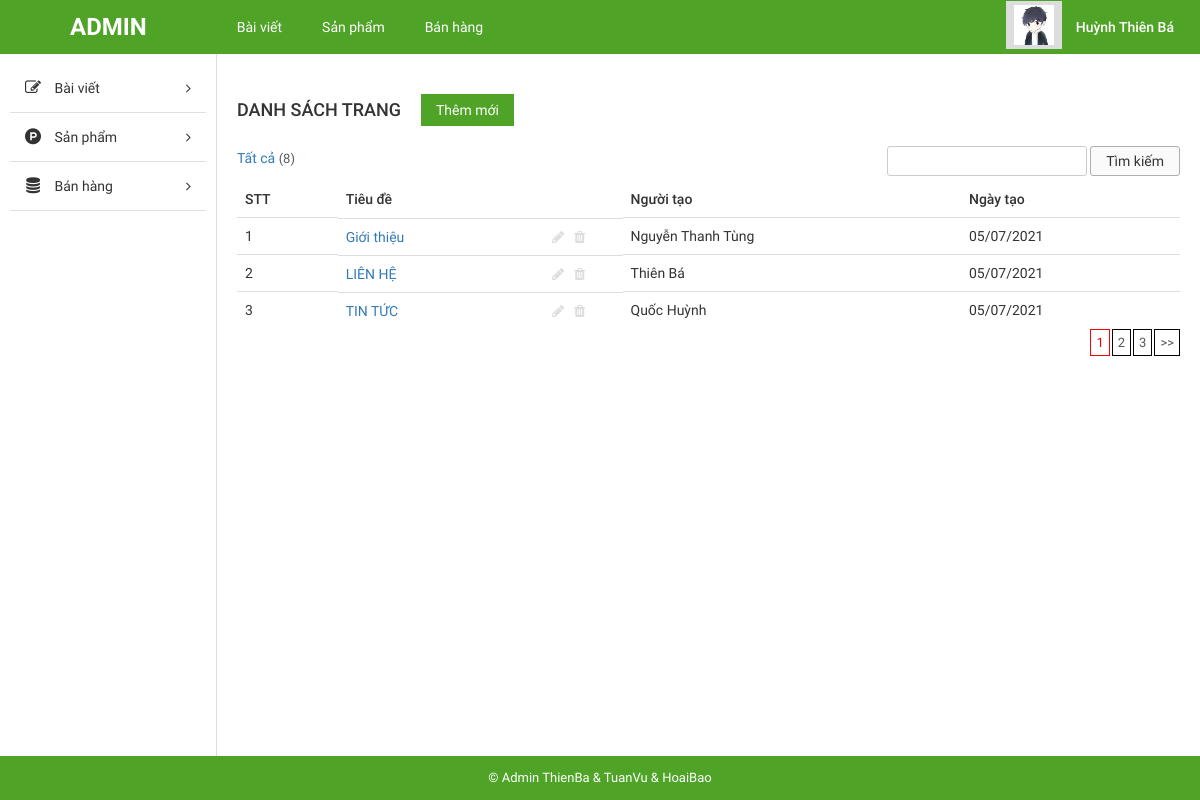
The app's page /admin/index.php?mod=pages&action=detail (signed in) with its own data.
### tables this page shows
CREATE TABLE `tbl_page` (
  `page_id` int(11) NOT NULL,
  `page_title` varchar(100) NOT NULL,
  `content` text NOT NULL,
  `images_url` varchar(200) DEFAULT NULL,
  `slug` varchar(200) DEFAULT NULL,
  `creator` varchar(100) DEFAULT NULL,
  `create_date` varchar(10) DEFAULT NULL,
  `date_edit` int(11) DEFAULT NULL
);

### admin/libraries/database.php (called while the page is built, shortened)
<?php
function db_query($query_string) {
    global $conn;
    $result = mysqli_query($conn, $query_string);
    return $result;
}
function db_fetch_array($query_string) {
    $result = array();
    $mysqli_result = db_query($query_string);
    while ($row = mysqli_fetch_assoc($mysqli_result)) {
        $result[] = $row;
    }
    return $result;
}
function db_num_rows($query_string) {
    $mysqli_result = db_query($query_string);
	return mysqli_num_rows($mysqli_result);
}

### admin/modules/pages/controllers/indexController.php (called while the page is built, shortened)
<?php
    function detailAction(){
        $num_row = db_num_rows("SELECT * FROM `tbl_page`");
        $total_row = $num_row;
        $num_per_page = 3;
        $num_page = ceil($total_row/$num_per_page);
        $page = isset($_GET['page'])?(int)$_GET['page']:1;
        $start = ($page - 1) * $num_per_page;
        $list_page = get_page($start, $num_per_page);
        foreach ($list_page as &$page){
            $page['url_delete'] = "?mod=pages&action=delete&id={$page['page_id']}";
            $page['url_update'] = "?mod=pages&action=update&id={$page['page_id']}";
        }
        $data['list_page'] = $list_page;
        load_view("detail", $data);
    }
?>

### admin/core/router.php (called while the page is built, shortened)
<?php
$action_name = get_action().'Action';
call_function(array('construct', $action_name));

### admin/core/appload.php (called while the page is built, shortened)
<?php
require CONFIGPATH . DIRECTORY_SEPARATOR . 'database.php';
require LIBPATH . DIRECTORY_SEPARATOR . 'database.php';
require COREPATH . DIRECTORY_SEPARATOR . 'base.php';
require COREPATH . DIRECTORY_SEPARATOR . 'router.php';

### admin/index.php (called while the page is built, shortened)
<?php
require COREPATH.DIRECTORY_SEPARATOR.'appload.php';

### admin/modules/pages/models/indexModel.php (called while the page is built, shortened)
<?php
    function get_page($start, $num_per_page, $where = ""){
        $result = db_fetch_array("SELECT * FROM `tbl_page` {$where} LIMIT {$start}, {$num_per_page}");
        return $result;
    }
?>

### admin/helper/users.php (called while the page is built, shortened)
<?php
    function is_login(){
        if(isset($_SESSION['is_login'])){
            return true;
        }
        return false;
    }
    function info_user($field = 'id'){
        $list_user = db_fetch_array("SELECT * FROM `tbl_users`");
        foreach($list_user as $user){
            if(isset($_SESSION['is_login'])){
                if($user['username'] == $_SESSION['user_login']){
                    if(array_key_exists($field, $user)){
                        return $user[$field];
                    }
                }
            }
        }
    }
?>

### admin/modules/pages/views/detailView.php (the view, shortened to what this page needs)
<?php get_header();?>
<?php
    global $start, $result_search, $page, $num_page;;
?>
<div id="main-content-wp" class="list-post-page">
    <div class="wrap clearfix">
        <div id="content" class="fl-right">
            <div class="section" id="title-page">
                <div class="clearfix">
                    <h3 id="index" class="fl-left">Danh sách trang</h3>
                    <a href="?mod=pages&action=add_page" title="" id="add-new" class="fl-left">Thêm mới</a>
                </div>
            </div>
            <div class="section" id="detail-page">
                <div class="section-detail">
                    <div class="filter-wp clearfix">
                        <ul class="post-status fl-left">
                            <li class="all"><a href="">Tất cả <span
                                        class="count">(<?php global $num_row; echo $num_row; ?>)</span></a></li>
                        </ul>
                        <form method="POST" class="form-s fl-right">
                            <input type="text" name="search" id="search"
                                value="<?php if(isset($_POST['search'])) echo $_POST['search']; ?>">
                            <input type="submit" name="btn_search" value="Tìm kiếm">
                        </form>
                    </div>
                    <div class="table-responsive">
                        <?php
                            if(!isset($_POST['btn_search']) || empty($_POST['search'])){
                                if(!empty($list_page)){
                        ?>
                        <table class="table list-table-wp">
                            <thead>
                                <tr>
                                    <td><span class="thead-text">STT</span></td>
                                    <td><span class="thead-text">Tiêu đề</span></td>
                                    <td><span class="thead-text">Người tạo</span></td>
                                    <td><span class="thead-text">Ngày tạo</span></td>
                                </tr>
                            </thead>
                            <tbody>
                                <?php
                                    $temp = $start;
                                    foreach ($list_page as $item) {
                                    $temp++;
                                ?>
                                <tr>
                                    <td><span class="tbody-text"><?php echo $temp; ?></h3></span>
                                    <td class="clearfix">
                                        <div class="tb-title fl-left">
                                            <a href="<?php echo $item['url_update']?>"
                                                title=""><?php echo $item['page_title']; ?></a>
                                        </div>
                                        <ul class="list-operation fl-right">
                                            <li><a href="<?php echo $item['url_update']?>" title="Sửa" class="edit"><i
                                                        class="fa fa-pencil" aria-hidden="true"></i></a></li>
                                            <li><a href="<?php echo $item['url_delete']?>" title="Xóa" class="delete"><i
                                                        class="fa fa-trash" aria-hidden="true"></i></a></li>
                                        </ul>
                                    </td>
                                    <td><span class="tbody-text"><?php echo $item['creator']; ?></span></td>
                                    <td><span
                                            class="tbody-text"><?php echo date('d/m/Y', $item['create_date']); ?></span>
                                    </td>
                                </tr>
                                <?php
                                    }
                                ?>
                            </tbody>
                        </table>
                        <?php
                            }
                        }
                        ?>
                    </div>
                </div>
            </div>
            <div class="section" id="paging-wp">
                <div class="section-detail clearfix">
                    <?php
                        if(!isset($_POST['search'])||empty($_POST['search'])){
                        echo get_pagging($num_page, $page, "?mod=pages&action=detail");
                        }
                    ?>
                </div>
            </div>
        </div>
    </div>
</div>

### admin/core/base.php (shortened to what this page needs)
<?php
function get_module() {
    global $config;
    $module = isset($_GET['mod']) ? $_GET['mod'] : $config['default_module'];
    return $module;
}
function call_function($list_function = array()) {
    if (is_array($list_function)) {
        foreach ($list_function as $f) {
            if (function_exists($f())) {
                $f();
            }
        }
    }
}
function load_view($name, $data_send = array()) {
    $data = $data_send;
    $path = MODULESPATH . DIRECTORY_SEPARATOR . get_module() . DIRECTORY_SEPARATOR . 'views' . DIRECTORY_SEPARATOR . $name . 'View.php';
    if (file_exists($path)) {
        require $path;
    } else {
        echo "Không tìm thấy {$path}";
    }
}
function get_header($name = '') {
    if (empty($name)) {
        $name = 'header';
    } else {
        $name = "header-{$name}";
    }
    $path = LAYOUTPATH . DIRECTORY_SEPARATOR . $name . '.php';
    if (file_exists($path)) {
        require $path;
    } else {
        echo "Không tìm thấy {$path}";
    }
}
function get_footer($name = '') {
    global $data;
    if (empty($name)) {
        $name = 'footer';
    } else {
        $name = "footer-{$name}";
    }
    $path = LAYOUTPATH . DIRECTORY_SEPARATOR . $name . '.php';
    if (file_exists($path)) {
        if (is_array($data)) {
            foreach ($data as $key => $a) {
                $$key = $a;
            }
        }
        require $path;
    } else {
        echo "Không tìm thấy {$path}";
    }
}
function get_sidebar($name = '') {
    global $data;
    if (empty($name)) {
        $name = 'sidebar';
    } else {
        $name = "sidebar-{$name}";
    }
    $path = LAYOUTPATH . DIRECTORY_SEPARATOR . $name . '.php';
    if (file_exists($path)) {
        if (is_array($data)) {
            foreach ($data as $key => $a) {
                $$key = $a;
            }
        }
        require $path;
    } else {
        echo "Không tìm thấy {$path}";
    }
}
?>

### admin/public/css/import/global.css (style rules this page uses)
body { font-family: "Roboto Regular"; font-size: 14px; line-height: 24px; color: #333; }
.fl-left { float: left; }
.fl-right { float: right; }
ul li { list-style: none!important; }
a { text-decoration: none!important; }

### admin/public/css/import/list_post.css (style rules this page uses)
#content { width: 82%; border-left: 1px solid #ddd; padding: 20px; }
#add-new { display: inline-block; color: #fff; background: #4fa327; padding: 4px 15px; margin: 20px; }
#index { font-family: 'Roboto Medium'; font-weight: normal; text-transform: uppercase; font-size: 18px; padding: 24px 0px; }
.list-table-wp thead tr td { font-family: 'Roboto Medium'; font-weight: normal; }
.list-operation li { float: left; }
.list-operation li a { display: block; padding: 0px 5px; color: #ddd; }
.tb-title { width: 75%; display: -webkit-box; -webkit-line-clamp: 1; -moz-line-clamp: 1; -o-line-clamp: 1; -webkit-box-orient: vertical; -moz-box-orient: vertical; -o-box-orient: vertical; max-height: 100%; overflow: hidden; }
.list-operation { width: 25%; }
.filter-wp { margin-bottom: 5px; }
.post-status li { float: left; font-size: 14px; margin-right: 5px; }
.post-status li .count { color: #555d66; font-size: 13px; display: inline-block; }
.form-s input[type="text"], .form-actions select { border-radius: 3px; border: 1px solid #ccc; padding: 2px 10px; }
.form-s input[type="submit"], .form-actions input[type="submit"] { border-radius: 3px; border: 1px solid #afafaf; padding: 2px 15px; background: #fafafa; }

### admin/public/css/import/detail_order.css (style rules this page uses)
.table { margin-bottom: 0!important; }

### records on screen
tbl_page: page_title "Giới thiệu", creator "Nguyễn Thanh Tùng", create_date "05/07/2021"
tbl_page: page_title "LIÊN HỆ", creator "Thiên Bá", create_date "05/07/2021"
tbl_page: page_title "TIN TỨC", creator "Quốc Huỳnh", create_date "05/07/2021"

### other values on screen
info_user('fullname') "Huỳnh Thiên Bá"
$num_row "8"
